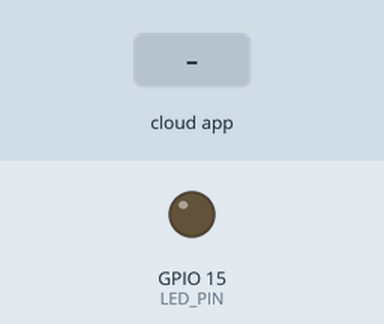
The sketch below on a simulated ESP32. Shown: output pins drawn as LEDs (lit = HIGH). Inputs (shaded band) come from the test bench.

Above: at 1.2 s.
1.3 s: the phone or cloud app sets led to 1
At 1.9 s:
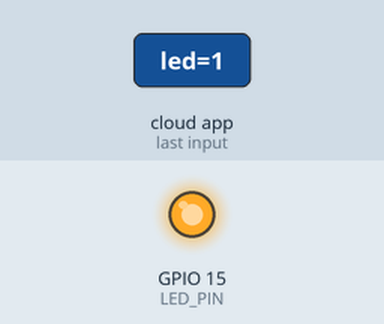
2.8 s: the phone or cloud app sets led to 0
At 4.2 s:
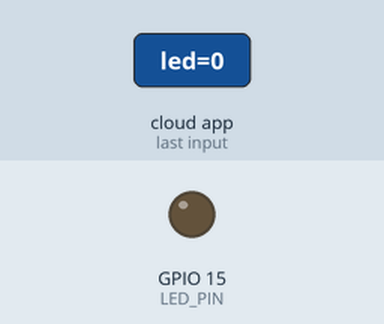
Timing chart, 0 to 5.8 s (numbered marks = the images above; inputs shaded):
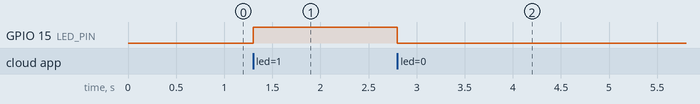

The sketch:

ESP32_test_thinger.io.ino
```cpp
#include <WiFi.h>
#include <ThingerESP32.h>

#define USERNAME "sesuaikan nama username"
#define DEVICE_ID "sesuaikan nama device id"
#define DEVICE_CREDENTIAL "sesuaikan"

#define SSID "sesuaikan ssid"
#define SSID_PASSWORD "sesuaikan ssid pass"

// define your board pin here
#define LED_PIN 15

ThingerESP32 thing(USERNAME, DEVICE_ID, DEVICE_CREDENTIAL);

void setup() {
  pinMode(LED_PIN, OUTPUT);

  thing.add_wifi(SSID, SSID_PASSWORD);

  // digital pin control example (i.e. turning on/off a light, a relay, configuring a parameter, etc)
  thing["led"] << digitalPin(LED_PIN);

  // resource output example (i.e. reading a sensor value)
  thing["millis"] >> outputValue(millis());

  // more details at http://docs.thinger.io/arduino/
}

void loop() {
  thing.handle();
}
```

Measured:
- after the input at 1.3 s, GPIO 15 (LED_PIN): LOW → HIGH at once
- after the input at 2.8 s, GPIO 15 (LED_PIN): HIGH → LOW at once
